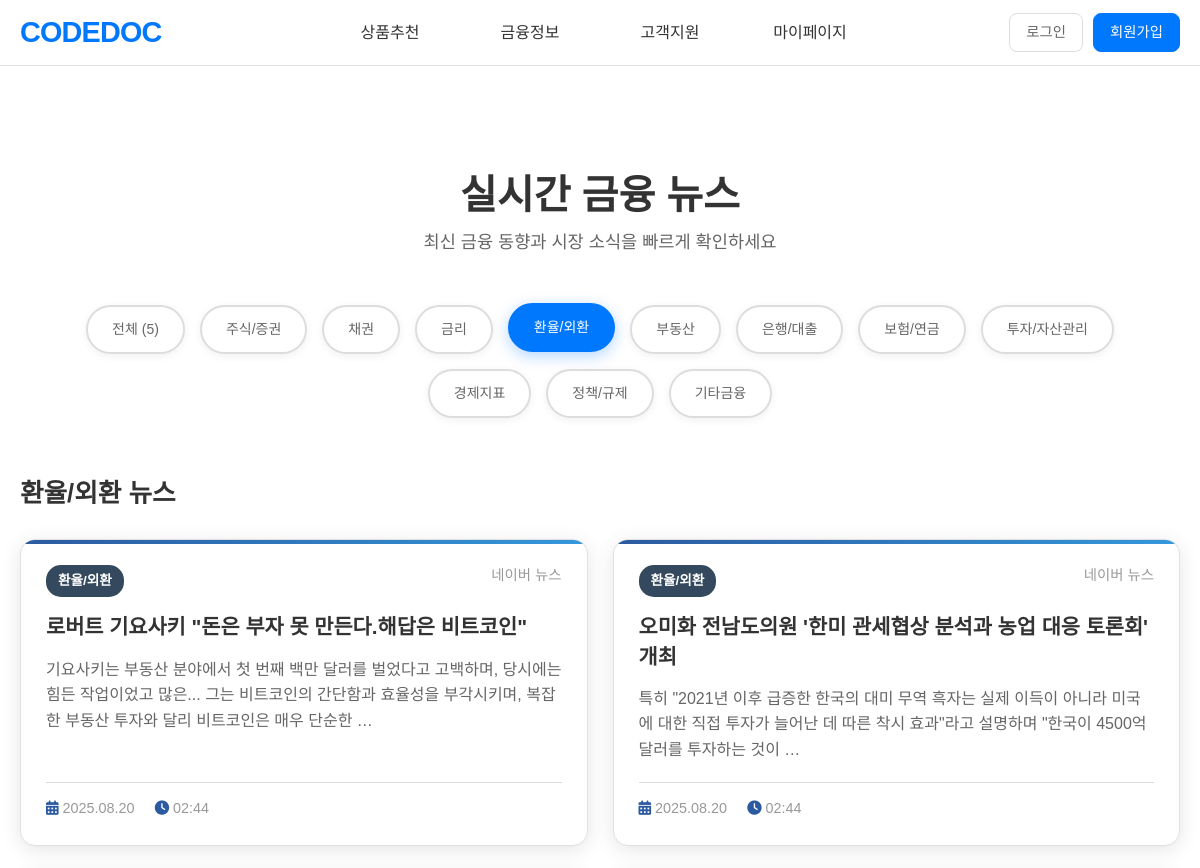
Page /news/?category=환율/외환 (upper part) on the earlier database version.
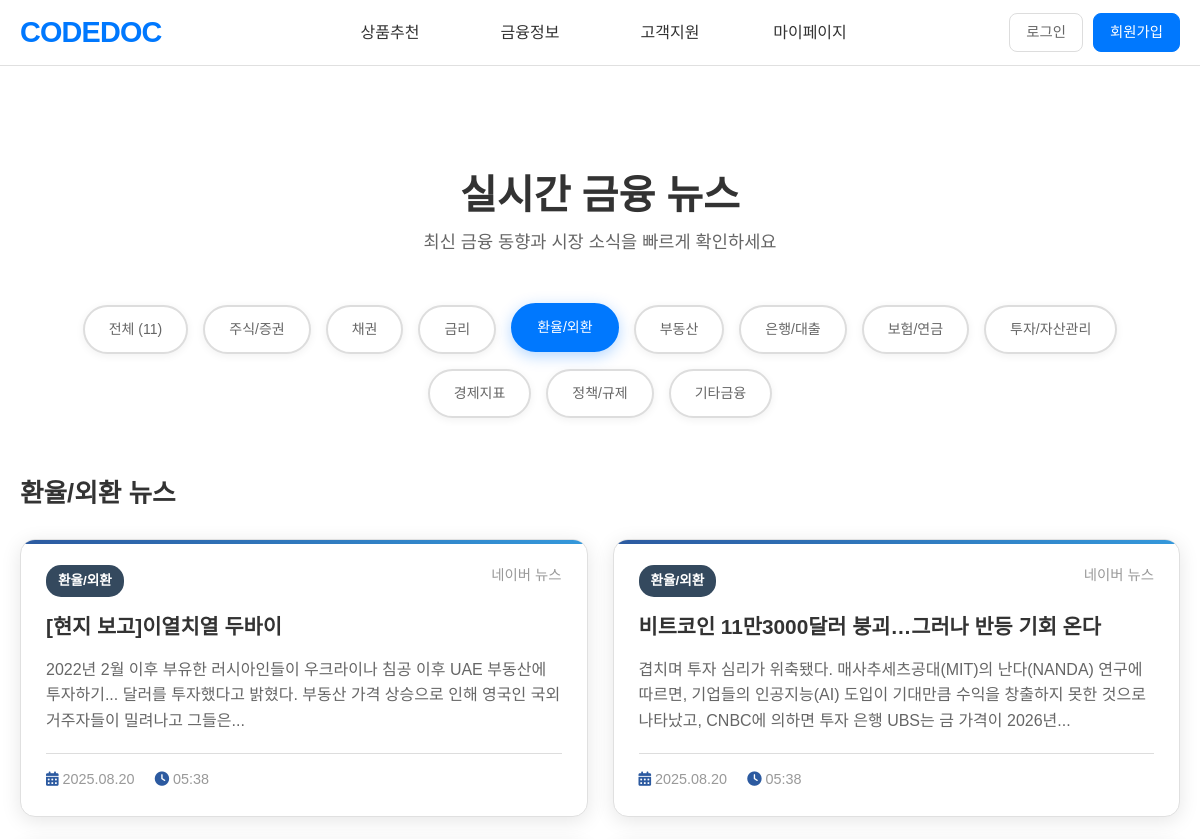
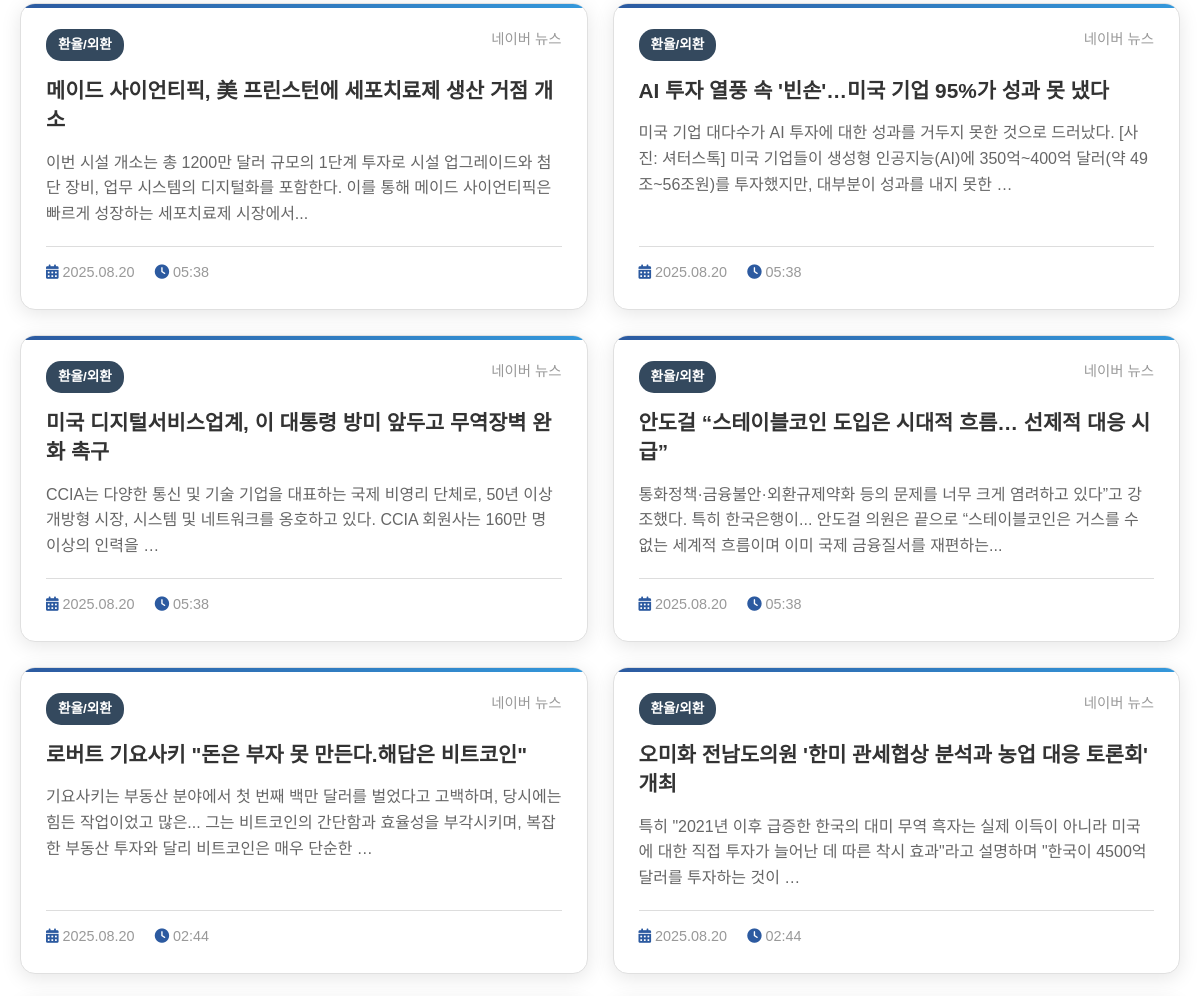
Same page on the later database version (2 pictures, top to bottom).
### news/models.py (models this page shows, shortened)
class News(models.Model):
    CATEGORY_CHOICES = [
        ('주식/증권', '주식/증권'),
        ('채권', '채권'),
        ('금리', '금리'),
        ('환율/외환', '환율/외환'),
        ('부동산', '부동산'),
        ('은행/대출', '은행/대출'),
        ('보험/연금', '보험/연금'),
        ('투자/자산관리', '투자/자산관리'),
        ('경제지표', '경제지표'),
        ('정책/규제', '정책/규제'),
        ('기타금융', '기타금융'),
    ]
    title = models.CharField(max_length=500)
    description = models.TextField()
    link = models.URLField(max_length=1000)
    category = models.CharField(max_length=50, choices=CATEGORY_CHOICES, default='기타금융')
    source = models.CharField(max_length=100, default='네이버 뉴스')
    pub_date = models.CharField(max_length=20)  # 원본 날짜 형식 저장
    collected_time = models.DateTimeField(default=timezone.now)
    class Meta:
        ordering = ['-collected_time']
        unique_together = ['title', 'link']  # 중복 방지

### news/views.py (the view)
# urls.py: path('', views.news_list, name='news_list'),
def news_list(request):
    category = request.GET.get('category', '')
    news_queryset = News.objects.all()
    if category and category != 'all':
        news_queryset = news_queryset.filter(category=category)
    paginator = Paginator(news_queryset, 20)  # 페이지당 20개
    page_number = request.GET.get('page')
    page_obj = paginator.get_page(page_number)
    categories = News.CATEGORY_CHOICES
    context = {
        'page_obj': page_obj,
        'categories': categories,
        'current_category': category,
        'total_count': news_queryset.count()
    }
    return render(request, 'news/news_list.html', context)

### news/templates/news/news_list.html (shortened to what this page needs)
{% extends 'base.html' %}
{% load static %}
{% block extra_css %}
<link href="https://cdn.jsdelivr.net/npm/bootstrap@5.1.3/dist/css/bootstrap.min.css" rel="stylesheet">
<link rel="stylesheet" href="{% static 'news/css/news_list.css' %}">
<link href="https://cdnjs.cloudflare.com/ajax/libs/font-awesome/6.0.0/css/all.min.css" rel="stylesheet">
{% endblock %}
{% block content %}
<div class="container">
    <div class="page-header">
        <h1 class="page-title">
            실시간 금융 뉴스
        </h1>
        <p class="page-subtitle">최신 금융 동향과 시장 소식을 빠르게 확인하세요</p>
    </div>
    <div class="filter-tabs">
        <a href="?category=all" class="filter-btn {% if not current_category or current_category == 'all' %}active{% endif %}">
            전체 ({{ total_count }})
        </a>
        {% for category_code, category_name in categories %}
            <a href="?category={{ category_code }}" class="filter-btn {% if current_category == category_code %}active{% endif %}">
                {{ category_name }}
            </a>
        {% endfor %}
    </div>
    <div class="news-section">
        {% if current_category and current_category != 'all' %}
            {% for category_code, category_name in categories %}
                {% if category_code == current_category %}
                    <h2 class="section-title">{{ category_name }} 뉴스</h2>
                {% endif %}
            {% endfor %}
        {% else %}
            <h2 class="section-title">전체 뉴스 {{ total_count }}개</h2>
        {% endif %}
        <div class="news-grid">
            {% for news in page_obj %}
                <div class="news-card">
                    <div class="news-header">
                        <span class="category-badge">{{ news.category }}</span>
                        <span class="news-source">{{ news.source }}</span>
                    </div>
                    <h3 class="news-title">
                        <a href="{{ news.link }}" target="_blank">
                            {{ news.title }}
                        </a>
                    </h3>
                    <p class="news-description">{{ news.description|truncatewords:25 }}</p>
                    <div class="news-meta">
                        <span>
                            <i class="fas fa-calendar-alt"></i>
                            {{ news.pub_date }}
                        </span>
                        <span>
                            <i class="fas fa-clock"></i>
                            {{ news.collected_time|date:"H:i" }}
                        </span>
                    </div>
                </div>
            {% empty %}
                <div class="empty-state">
                    <i class="fas fa-newspaper"></i>
                    <h3>뉴스가 없습니다</h3>
                    <p>새로고침 버튼을 눌러 최신 뉴스를 가져와보세요.</p>
                </div>
            {% endfor %}
        </div>
    </div>
</div>
{% endblock %}

Differences in the rows shown:
added News: category "환율/외환", source "네이버 뉴스", title "[현지 보고]이열치열 두바이", description "2022년 2월 이후 부유한 러시아인들이 우크라이나 침공 이후 UAE 부동산에 투자하기... 달러를 투자했다고 밝혔다. 부동산 가격 상승으로 인해 영국인 국외 거주자들이 밀려나고 그들은...", pub_date "2025.08.20", collected_time "05:38"
added News: category "환율/외환", source "네이버 뉴스", title "비트코인 11만3000달러 붕괴…그러나 반등 기회 온다", description "겹치며 투자 심리가 위축됐다. 매사추세츠공대(MIT)의 난다(NANDA) 연구에 따르면, 기업들의 인공지능(AI) 도입이 기대만큼 수익을 창출하지 못한 것으로 나타났고, CNBC에 의하면 투자 은행 UBS는 금 가격이 2026년...", pub_date "2025.08.20", collected_time "05:38"
added News: category "환율/외환", source "네이버 뉴스", title "메이드 사이언티픽, 美 프린스턴에 세포치료제 생산 거점 개소", description "이번 시설 개소는 총 1200만 달러 규모의 1단계 투자로 시설 업그레이드와 첨단 장비, 업무 시스템의 디지털화를 포함한다. 이를 통해 메이드 사이언티픽은 빠르게 성장하는 세포치료제 시장에서...", pub_date "2025.08.20", collected_time "05:38"
added News: category "환율/외환", source "네이버 뉴스", title "AI 투자 열풍 속 '빈손'…미국 기업 95%가 성과 못 냈다", description "미국 기업 대다수가 AI 투자에 대한 성과를 거두지 못한 것으로 드러났다. [사진: 셔터스톡] 미국 기업들이 생성형 인공지능(AI)에 350억~400억 달러(약 49조~56조원)를 투자했지만, 대부분이 성과를 내지 못한 …", pub_date "2025.08.20", collected_time "05:38"
added News: category "환율/외환", source "네이버 뉴스", title "미국 디지털서비스업계, 이 대통령 방미 앞두고 무역장벽 완화 촉구", description "CCIA는 다양한 통신 및 기술 기업을 대표하는 국제 비영리 단체로, 50년 이상 개방형 시장, 시스템 및 네트워크를 옹호하고 있다. CCIA 회원사는 160만 명 이상의 인력을 …", pub_date "2025.08.20", collected_time "05:38"
added News: category "환율/외환", source "네이버 뉴스", title "안도걸 “스테이블코인 도입은 시대적 흐름… 선제적 대응 시급”", description "통화정책·금융불안·외환규제약화 등의 문제를 너무 크게 염려하고 있다”고 강조했다. 특히 한국은행이... 안도걸 의원은 끝으로 “스테이블코인은 거스를 수 없는 세계적 흐름이며 이미 국제 금융질서를 재편하는...", pub_date "2025.08.20", collected_time "05:38"
Other differences:
{{ total_count }}: "5" → "11"
